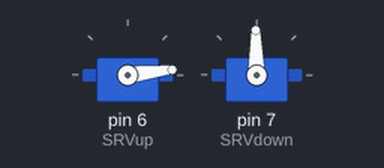
A sketch run on a simulated Arduino Uno, built with avr-gcc and run on an emulated ATmega328P. Parts: 2 × servo.

Above: at 0.15 s.
At 7.75 s:
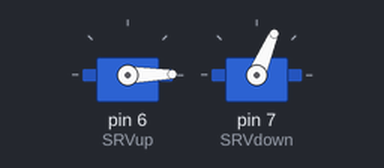
At 16.26 s:
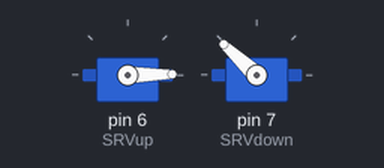
At 32.2 s:
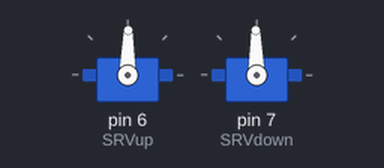
Timing chart, 0 to 40.0 s (numbered marks = the images above):
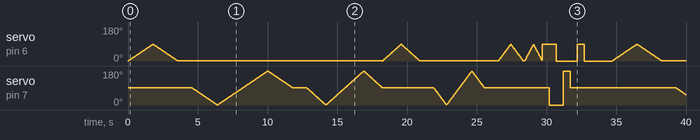

The sketch:

servo_manipulator.ino
```cpp
// тестирование железа.
// держатель камеры. 2 сервы.

#include <Servo.h>

Servo SRVup;
Servo SRVdown;

void setup()
{
  SRVup.attach(6);		// 0-89
  SRVdown.attach(7);	// 0-90-180
  SRVup.write(0);		// to start 0
  SRVdown.write(91);	// to start 90
}

void upchange(uint8_t DT){
	for(uint8_t i = 0; i < 89; i++)
	{
		SRVup.write(i);
		delay(DT);
	}
	for(uint8_t i = 89; i > 0; i--)
	{
		SRVup.write(i);
		delay(DT);
	}
}

void downchange(uint8_t DT){
	for(uint8_t j = 91; j > 0; j--)
	{
		SRVdown.write(j);
		delay(DT);
	}
	for (uint8_t j = 0; j < 180; j++)
	{
		SRVdown.write(j);
		delay(DT);
	}
	for (uint8_t j = 180; j > 91; j--)
	{
		SRVdown.write(j);
		delay(DT);
	}
}

void loop()
{
	upchange(20);
	delay(1000);
	downchange(20);
	delay(1000);

	downchange(15);
	upchange(15);
	delay(1000);

	downchange(10);
	delay(1000);
	upchange(10);
	delay(100);
	upchange(7);

	// test position
	SRVup.write(89);
	delay(500);
	SRVdown.write(0);
	delay(500);
	SRVup.write(0);
	delay(500);
	SRVdown.write(180);
	delay(500);
	SRVdown.write(91);
	delay(500);
	SRVup.write(89);
	delay(500);
	SRVup.write(0);
	// fin
	delay(2000);
}

// END
```
